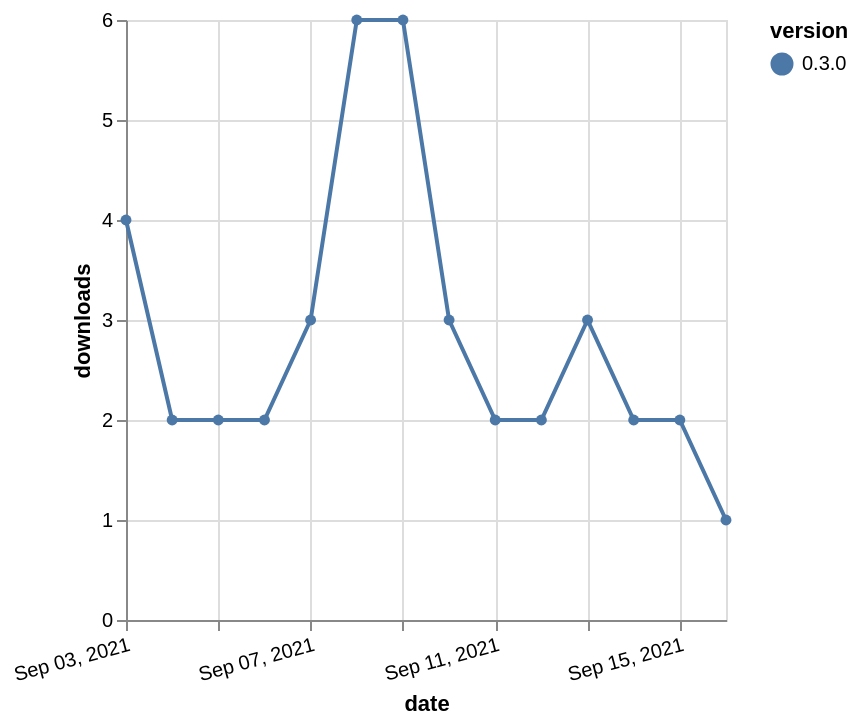

Express this chart as Vega-Lite.
### Vega-Lite specification from a JSON file in a GitHub repository (floating-point values rounded to 4 significant figures)
{"$schema": "https://vega.github.io/schema/vega-lite/v5.json", "description": "A simple bar chart with embedded data.", "data": {"values": [{"date": "2021-09-03", "total": 7069, "delta": 4, "version": "0.3.0"}, {"date": "2021-09-04", "total": 7071, "delta": 2, "version": "0.3.0"}, {"date": "2021-09-05", "total": 7073, "delta": 2, "version": "0.3.0"}, {"date": "2021-09-06", "total": 7075, "delta": 2, "version": "0.3.0"}, {"date": "2021-09-07", "total": 7078, "delta": 3, "version": "0.3.0"}, {"date": "2021-09-08", "total": 7084, "delta": 6, "version": "0.3.0"}, {"date": "2021-09-09", "total": 7090, "delta": 6, "version": "0.3.0"}, {"date": "2021-09-10", "total": 7093, "delta": 3, "version": "0.3.0"}, {"date": "2021-09-11", "total": 7095, "delta": 2, "version": "0.3.0"}, {"date": "2021-09-12", "total": 7097, "delta": 2, "version": "0.3.0"}, {"date": "2021-09-13", "total": 7100, "delta": 3, "version": "0.3.0"}, {"date": "2021-09-14", "total": 7102, "delta": 2, "version": "0.3.0"}, {"date": "2021-09-15", "total": 7104, "delta": 2, "version": "0.3.0"}, {"date": "2021-09-16", "total": 7105, "delta": 1, "version": "0.3.0"}]}, "width": "container", "mark": {"type": "line", "point": {"filled": true}}, "encoding": {"x": {"field": "date", "type": "temporal", "timeUnit": "yearmonthdate", "title": "date", "axis": {"labelAngle": -15}}, "y": {"field": "delta", "type": "quantitative", "title": "downloads"}, "color": {"field": "version", "type": "nominal"}, "tooltip": {"field": "delta"}}}
